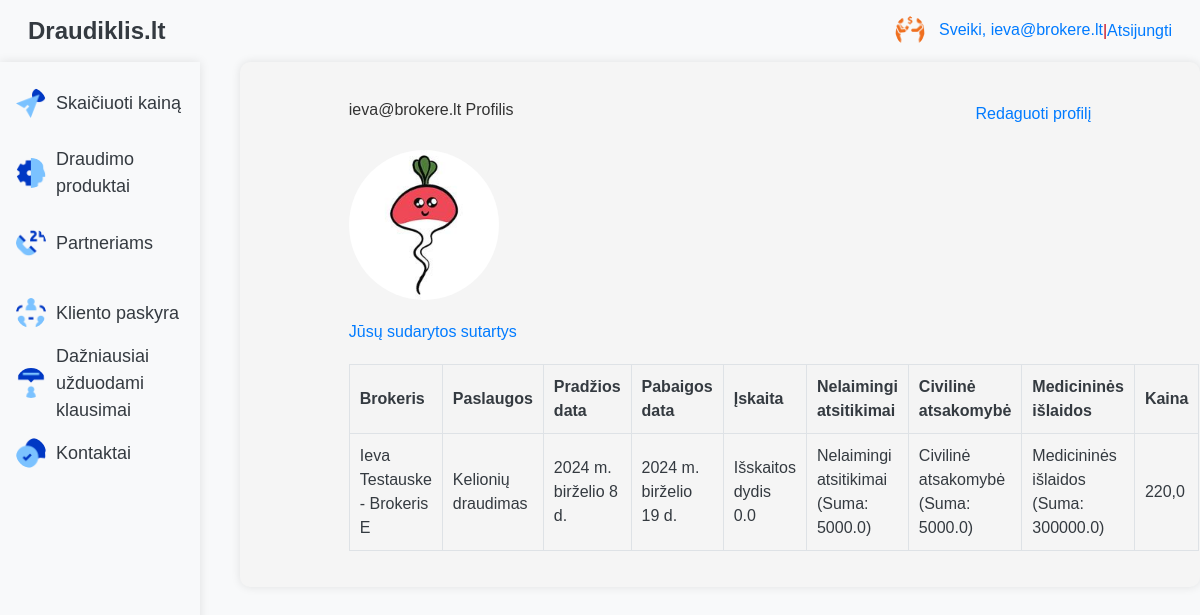
The app's page /app/profile/ (signed in), older data.
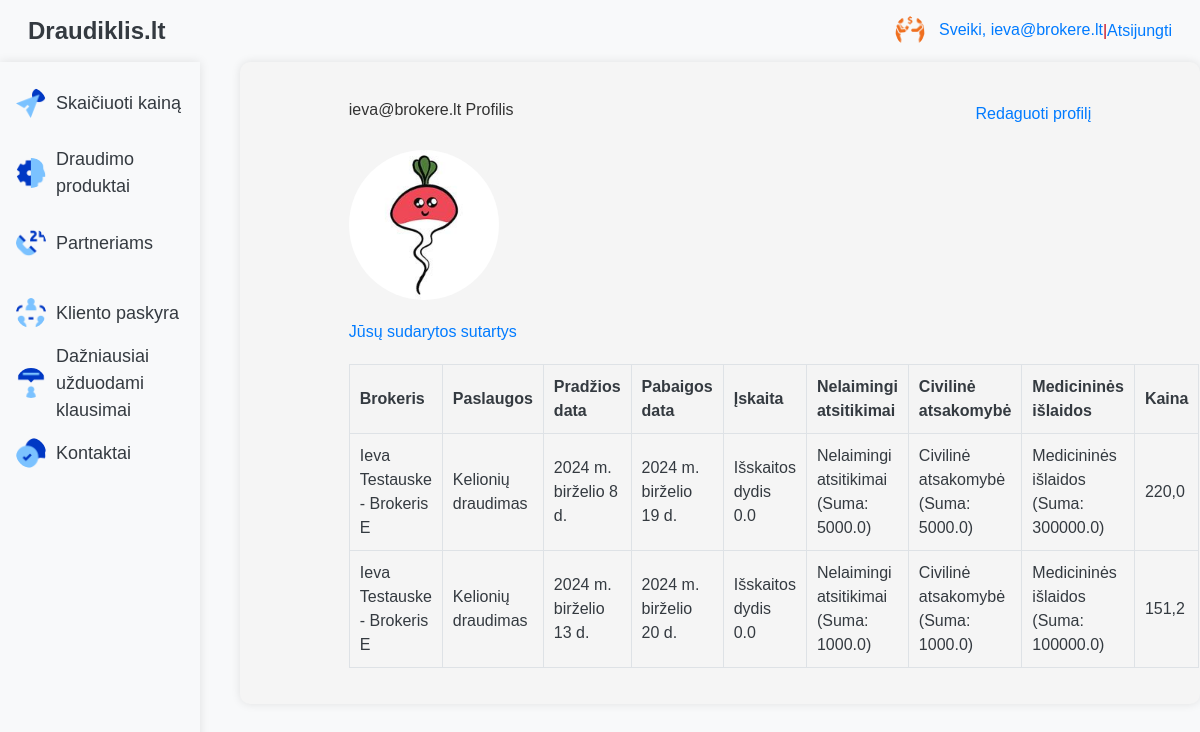
The same page, newer data.
### app/models.py (models this page shows, shortened)
class Polisai(models.Model):
    klientai = models.ForeignKey(Klientai, on_delete=models.CASCADE, related_name='polisai')  # Susiejimas su klientu
    brokeriai = models.ForeignKey(Brokeriai, on_delete=models.SET_NULL, null=True, blank=True,
                                  related_name='polisai')  # Susiejimas su brokeriu
    paslaugos = models.ForeignKey(Paslaugos, on_delete=models.CASCADE, related_name='polisai',
                                  default=1)  # Susiejimas su paslauga
    poliso_tipas = models.CharField(max_length=100, blank=True)  # Poliso tipas
    pradzios_data = models.DateField()  # Poliso pradžios data
    pabaigos_data = models.DateField()  # Poliso pabaigos data
    iskaita = models.ForeignKey(Iskaita, on_delete=models.CASCADE)  # Susiejimas su išskaita
    cover1 = models.ForeignKey(Cover1, on_delete=models.CASCADE, null=True, blank=True)  # Susiejimas su nelaimingų atsitikimų draudimu
    cover2 = models.ForeignKey(Cover2, on_delete=models.CASCADE, null=True, blank=True)  # Susiejimas su civilinės atsakomybės draudimu
    cover3 = models.ForeignKey(Cover3, on_delete=models.CASCADE)  # Susiejimas su medicininių išlaidų draudimu
    travel_mode = models.ForeignKey(TravelMode, on_delete=models.CASCADE)  # Susiejimas su kelionės būdu
    country = models.ForeignKey(Country, on_delete=models.CASCADE)  # Susiejimas su šalimi
    price = models.FloatField(default=0.0)  # Poliso kaina

class Brokeriai(models.Model):
    vardas = models.CharField(max_length=100)  # Brokerio vardas
    pavarde = models.CharField(max_length=100)  # Brokerio pavardė
    imones_pavadinimas = models.CharField(max_length=100)  # Įmonės pavadinimas, kuriai brokeris dirba
    el_pastas = models.EmailField(null=True)  # Brokerio el. paštas
    tel_numeris = models.CharField(max_length=15, null=True)  # Brokerio telefono numeris
    def __str__(self):
        return f"{self.vardas} {self.pavarde} - {self.imones_pavadinimas}"

class Paslaugos(models.Model):
    pavadinimas = models.CharField(max_length=100, default='Kelionių draudimas')  # Paslaugos pavadinimas
    aprasymas = models.TextField()  # Paslaugos aprašymas
    kaina = models.FloatField()  # Paslaugos kaina
    def __str__(self):
        return self.pavadinimas

class Iskaita(models.Model):
    sum = models.FloatField()  # Išskaitos dydis
    kof = models.FloatField()  # Išskaitos koeficientas
    def __str__(self):
        return f"Išskaitos dydis {self.sum}"

class Cover1(models.Model):
    na_sum = models.FloatField()  # Nelaimingų atsitikimų draudimo suma
    na_kof = models.FloatField()  # Nelaimingų atsitikimų draudimo koeficientas
    def __str__(self):
        return f"Nelaimingi atsitikimai (Suma: {self.na_sum})"

class Cover2(models.Model):
    civ_sum = models.FloatField()  # Civilinės atsakomybės draudimo suma
    civ_kof = models.FloatField()  # Civilinės atsakomybės draudimo koeficientas
    def __str__(self):
        return f"Civilinė atsakomybė (Suma: {self.civ_sum})"

class Cover3(models.Model):
    med_sum = models.FloatField()  # Medicininių išlaidų draudimo suma
    med_kof = models.FloatField()  # Medicininių išlaidų draudimo koeficientas
    def __str__(self):
        return f"Medicininės išlaidos (Suma: {self.med_sum})"

### app/views.py (the view)
# urls.py: path('profile/', views.profile, name='profile'),  # Profilio peržiūra
@login_required
def profile(request):
    request.user.username
    try:
        klientai = request.user.klientai
        contracts = Polisai.objects.filter(klientai=klientai)
    except Klientai.DoesNotExist:
        klientai = None
        contracts = []
    return render(request, 'profile.html', {'profile': klientai, 'contracts': contracts})

### app/templates/profile.html (shortened to what this page needs)
{% extends "base.html" %}
{% load static %}
{% block content %}
<div style="margin: 20px auto; width: 80%; max-width: 800px;">
    <div style="display: flex; justify-content: space-between; align-items: center; margin-bottom: 20px;">
        <h1>{{ profile.user.username }} Profilis</h1>
        <a href="{% url 'profile_view' %}" style="font-size: 16px; text-decoration: none; color: #007bff;">Redaguoti profilį</a>
    </div>
    <div style="display: flex; align-items: center; margin-bottom: 20px;">
        {% if user_profile_picture %}
            <img src="{{ user_profile_picture }}" alt="Profile Picture" style="width: 150px; height: 150px; border-radius: 50%; margin-right: 20px;">
        {% else %}
            <img src="{% static 'default_profile_picture.png' %}" alt="Profile Picture" style="width: 150px; height: 150px; border-radius: 50%; margin-right: 20px;">
        {% endif %}
    </div>
    <h2>Jūsų sudarytos sutartys</h2>
    <table style="width: 100%; border-collapse: collapse; margin-top: 10px;">
        <thead>
            <tr style="background-color: #f8f9fa;">
                <th style="padding: 10px; border: 1px solid #dee2e6;">Brokeris</th>
                <th style="padding: 10px; border: 1px solid #dee2e6;">Paslaugos</th>
                <th style="padding: 10px; border: 1px solid #dee2e6;">Pradžios data</th>
                <th style="padding: 10px; border: 1px solid #dee2e6;">Pabaigos data</th>
                <th style="padding: 10px; border: 1px solid #dee2e6;">Įskaita</th>
                <th style="padding: 10px; border: 1px solid #dee2e6;">Nelaimingi atsitikimai</th>
                <th style="padding: 10px; border: 1px solid #dee2e6;">Civilinė atsakomybė</th>
                <th style="padding: 10px; border: 1px solid #dee2e6;">Medicininės išlaidos</th>
                <th style="padding: 10px; border: 1px solid #dee2e6;">Kaina</th>
            </tr>
        </thead>
        <tbody>
            {% for contract in contracts %}
            <tr>
                <td style="padding: 10px; border: 1px solid #dee2e6;">{{ contract.brokeriai }}</td>
                <td style="padding: 10px; border: 1px solid #dee2e6;">{{ contract.paslaugos }}</td>
                <td style="padding: 10px; border: 1px solid #dee2e6;">{{ contract.pradzios_data }}</td>
                <td style="padding: 10px; border: 1px solid #dee2e6;">{{ contract.pabaigos_data }}</td>
                <td style="padding: 10px; border: 1px solid #dee2e6;">{{ contract.iskaita }}</td>
                <td style="padding: 10px; border: 1px solid #dee2e6;">{{ contract.cover1 }}</td>
                <td style="padding: 10px; border: 1px solid #dee2e6;">{{ contract.cover2 }}</td>
                <td style="padding: 10px; border: 1px solid #dee2e6;">{{ contract.cover3 }}</td>
                <td style="padding: 10px; border: 1px solid #dee2e6;">{{ contract.price }}</td>
            </tr>
            {% empty %}
            <tr>
                <td colspan="9" style="padding: 10px; border: 1px solid #dee2e6; text-align: center;">No contracts found.</td>
            </tr>
            {% endfor %}
        </tbody>
    </table>
</div>
{% endblock %}

Row changes from the older to the newer data that the page shows:
added Polisai: brokeriai "Ieva Testauske - Brokeris E", paslaugos "Kelionių draudimas", pradzios_data "2024 m. birželio 13 d.", pabaigos_data "2024 m. birželio 20 d.", iskaita "Išskaitos dydis 0.0", cover1 "Nelaimingi atsitikimai (Suma: 1000.0)", cover2 "Civilinė atsakomybė (Suma: 1000.0)", cover3 "Medicininės išlaidos (Suma: 100000.0)", price "151,2"
